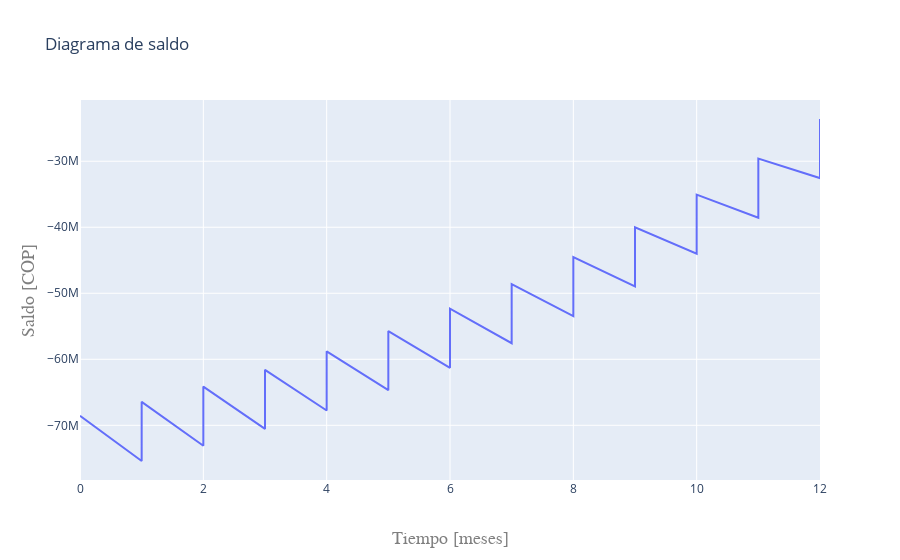

Write notebook code for a chart like this one.
### Markdown cell above
### 4.4. Rentabilidad

<div align="justify">
    A partir del diagrama de flujo, podemos llegar a tener una idea sobre la rentabilidad de la inversión con respecto al tiempo. Sin embargo, teniendo en cuenta la <i>tasa de interés</i> cobrada por el banco mundial, se obtiene lo siguiente:
</div>

### Code cell
#Inicializar variables
coord = {
    'meses':[0],
    'saldo':[-Datos['Inv']],
    'interés':[]
}
suma = 1
for year in Datos['Anualidades']:
    for m in range(12):
        coord['meses'].append(suma)
        if coord['saldo'][-1] < 0:
            coord['meses'].append(suma)
            coord['interés'].append(coord['saldo'][-1]*(IE['Interés BM']))
            coord['saldo'].append(coord['saldo'][-1]*(1+IE['Interés BM']))
        coord['saldo'].append(coord['saldo'][-1] + Datos['Anualidades'][year])
        suma += 1
fig3 = go.Figure(data=go.Scatter(x=coord['meses'], y=coord['saldo']))
fig3.update_layout(
    title=go.layout.Title(
        text = "Diagrama de saldo",
    ),
    xaxis=go.layout.XAxis(title=go.layout.xaxis.Title(
        text ="Combinación",
        font=dict(
            family="Courier New, monospace",
            size=18,
            color = "#7f7f7f"
        )
    )),
    yaxis=go.layout.YAxis(title=go.layout.yaxis.Title(
        text ="Costo [COP]",
        font=dict(
            family="Courier New, monospace",
            size=18,
            color = "#7f7f7f"
        )
    ))
)
fig3.update_layout(
    title=go.layout.Title(
        text = "Diagrama de saldo",
    ),
    xaxis=go.layout.XAxis(title=go.layout.xaxis.Title(
        text ="Tiempo [meses]",
        font=dict(
            family="Courier New, monospace",
            size=18,
            color = "#7f7f7f"
        )
    )),
    yaxis=go.layout.YAxis(title=go.layout.yaxis.Title(
        text ="Saldo [COP]",
        font=dict(
            family="Courier New, monospace",
            size=18,
            color = "#7f7f7f"
        )
    ))
)
fig3.show()

### Figure 1 — Plotly figure (JSON) as saved in the notebook; plotly's stock layout.template omitted (floating-point values rounded to 4 significant figures)
{"data": [{"type": "scatter", "x": [0, 1, 1, 2, 2, 3, 3, 4, 4, 5, 5, 6, 6, 7, 7, 8, 8, 9, 9, 10, 10, 11, 11, 12, 12], "y": [-68551450, -75406595, -66450000.0, -73090000.0, -64140000.0, -70550000.0, -61590000.0, -67750000.0, -58800000.0, -64680000.0, -55720000.0, -61290000.0, -52330000.0, -57570000.0, -48610000.0, -53470000.0, -44510000.0, -48960000.0, -40010000.0, -44010000.0, -35050000.0, -38560000.0, -29600000.0, -32560000.0, -23600000.0]}], "layout": {"autosize": true, "title": {"text": "Diagrama de saldo"}, "xaxis": {"autorange": true, "range": [0, 12], "title": {"font": {"color": "#7f7f7f", "family": "Courier New, monospace", "size": 18}, "text": "Tiempo [meses]"}, "type": "linear"}, "yaxis": {"autorange": true, "range": [-78280000.0, -20720000.0], "title": {"font": {"color": "#7f7f7f", "family": "Courier New, monospace", "size": 18}, "text": "Saldo [COP]"}, "type": "linear"}}}
